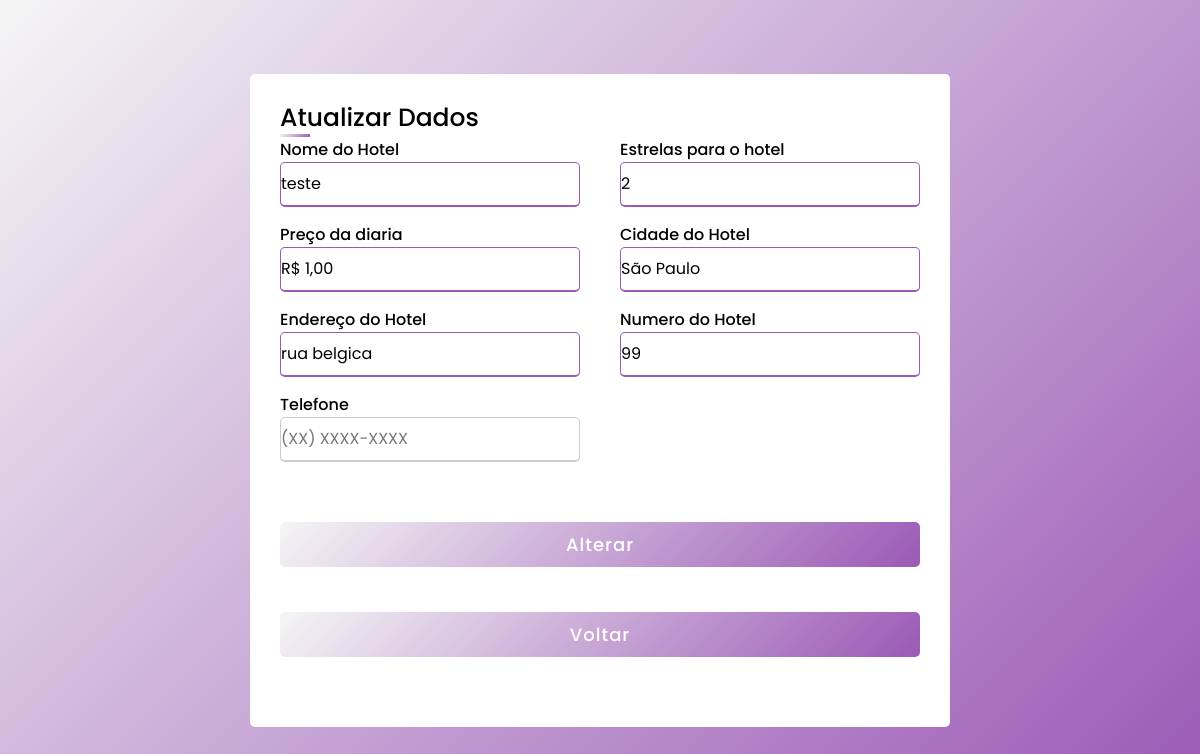
Page /atualizar/1 on the committed database.
### app.py (models this page shows, shortened)
class HotelModel (banco.Model):
    __tablename__ = 'hoteis'
    hotel_id = banco.Column(banco.Integer, primary_key=True, autoincrement=True)
    nome = banco.Column(banco.String(80), nullable=False)
    estrela = banco.Column(banco.String(4), nullable=False)
    diaria = banco.Column(banco.String(10), nullable=False)
    cidade = banco.Column(banco.String(80), nullable=False)
    endereco = banco.Column(banco.String(100), nullable=False)
    numero = banco.Column(banco.Integer, nullable=False)
    cnpj = banco.Column(banco.String(18), unique=True)
    telefone_contato = banco.Column(banco.String(15), nullable=False)

### app.py (the view, shortened to what this page needs)
@app.route("/atualizar/<int:id>", methods=['GET', 'POST'])
def atualizar(id):
    hotel = HotelModel.query.filter_by(hotel_id=id).first()
    return render_template("atualizar.html", hotel=hotel)

### templates/atualizar.html (shortened to what this page needs)
<!DOCTYPE html>
<html>
<head>
    <link rel="stylesheet" href="{{ url_for('static', filename='css/styleregistros.css') }}">
</head>
<body>
<div class="container">
    <div class="title">Atualizar Dados</div>
            <form action="" method="POST" id="formulario">
                <div class="user-details">
                    <div class="input-box">
                        <span class="details">Nome do Hotel</span>
                        <input type="text" name="nome" placeholder="Nome do Hotel" value="{{ hotel.nome}}">
                    </div>
                    <div class="input-box">
                        <span class="details">Estrelas para o hotel</span>
                        <input type="text" name="estrela" placeholder="Estrelas do Hotel" value="{{ hotel.estrela }}" oninput="validarEntrada(event)">
                    </div>
                    <div class="input-box">
                        <span class="details">Preço da diaria</span>
                        <input type="text" name="diaria" placeholder="Valor da Diaria" value="{{ hotel.diaria}}">
                    </div>
                    <div class="input-box">
                        <span class="details">Cidade do Hotel</span>
                        <input type="text" name="cidade" placeholder="Digite a cidade" value="{{ hotel.cidade}}">
                    </div>
                    <div class="input-box">
                        <span class="details">Endereço do Hotel</span>
                        <input type="text" name="endereco" placeholder="Digite o endereço do Hotel " value="{{ hotel.endereco }}">
                    </div>
                    <div class="input-box">
                        <span class="details">Numero do Hotel</span>
                        <input type="text" name="numero" placeholder="Digite o numero do endereço do Hotel" value="{{ hotel.numero }}">
                    </div>
                    <div class="input-box">
                        <span class="details">Telefone</span>
                        <input type="text" id="telefone" name="telefone" pattern="\([0-9]{2}\) [0-9]{4,5}-[0-9]{4}" placeholder="(XX) XXXX-XXXX" required>
                    </div>
                </div>
            <div class="button">
                <input type="submit" value="Alterar">
            </div>
                <div class="button2">
                <input type="submit" onclick="location.href = 'http://127.0.0.1:5000/lista';" value="Voltar">
            </div>
            </form>
</div>
</body>
</html>

### static/css/styleregistros.css (style rules this page uses)
* { margin: 0; padding: 0; box-sizing: border-box; font-family: 'Poppins', sans-serif; }
body { display: flex; height: 100vh; justify-content: center; align-items: center; padding: 10px; background: linear-gradient(135deg, #f5f5f5, #9b59b6); }
.container { max-width: 700px; width: 100%; background: #fff; padding: 25px 30px; border-radius: 5px; }
.container .title { font-size: 25px; font-weight: 500; position: relative; }
.container .title::before { content: ''; position: absolute; height: 3px; left: 0; bottom: 0; width: 30px; background: linear-gradient(135deg, #f5f5f5, #9b59b6); }
.container form .user-details { display: flex; flex-wrap: wrap; justify-content: space-between; }
.user-details .input-box .details { font-weight: 500; margin-bottom: 5px; }
form .user-details .input-box { margin-bottom: 15px; width: calc(100% / 2 - 20px); }
.user-details .input-box input { height: 45px; width: 100%; outline: none; border-radius: 5px; border: 1px solid #ccc; padding-right: 15px; font-size: 16px; border-bottom-width:2px; transition: all 0.3s ease ; }
.user-details .input-box input:focus, .user-details .input-box input:valid { border-color: #9b59b6; }
form .button { height: 45px; margin: 45px 0; }
form .button input { height: 100%; width: 100%; outline: none; color: #fff; border: none; font-size: 18px; font-weight: 500; border-radius: 5px; letter-spacing: 1px; background: linear-gradient(135deg, #f5f5f5, #9b59b6); }
form .button2 { height: 45px; margin: 45px 0; }
form .button2 input { height: 100%; width: 100%; outline: none; color: #fff; border: none; font-size: 18px; font-weight: 500; border-radius: 5px; letter-spacing: 1px; background: linear-gradient(135deg, #f5f5f5, #9b59b6); }

### rows in the picture
HotelModel: nome "teste", estrela "2", diaria "R$ 1,00", cidade "São Paulo", endereco "rua belgica", numero "99"
